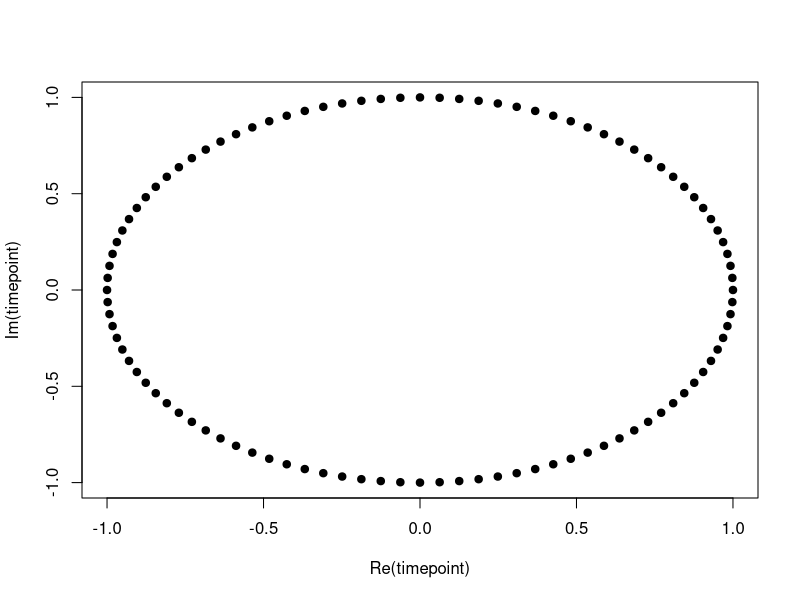
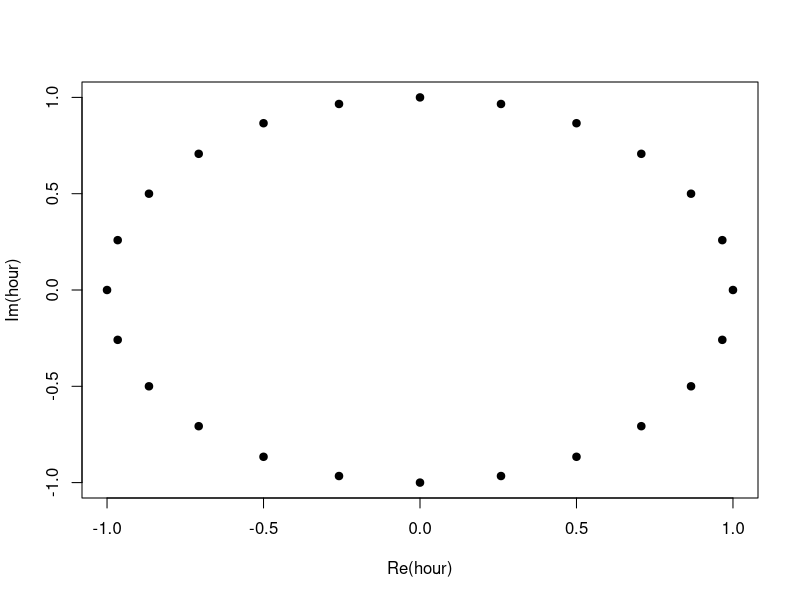
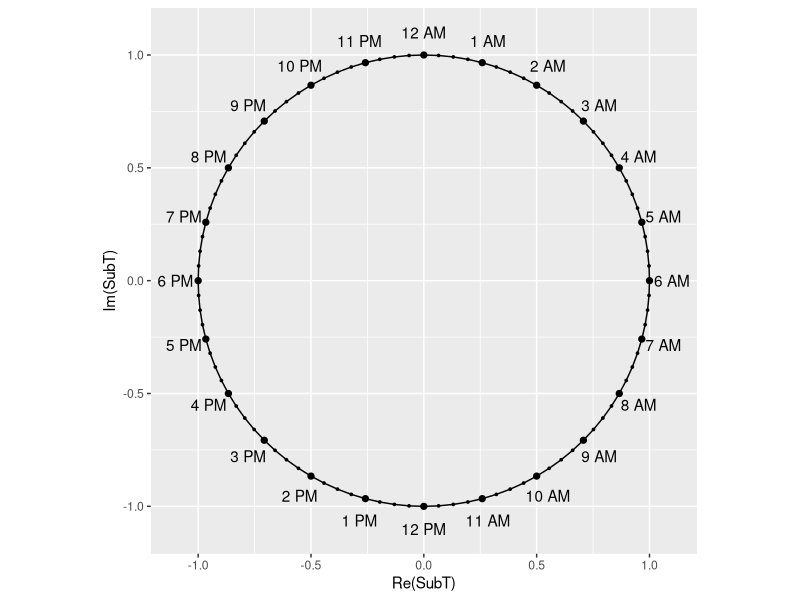
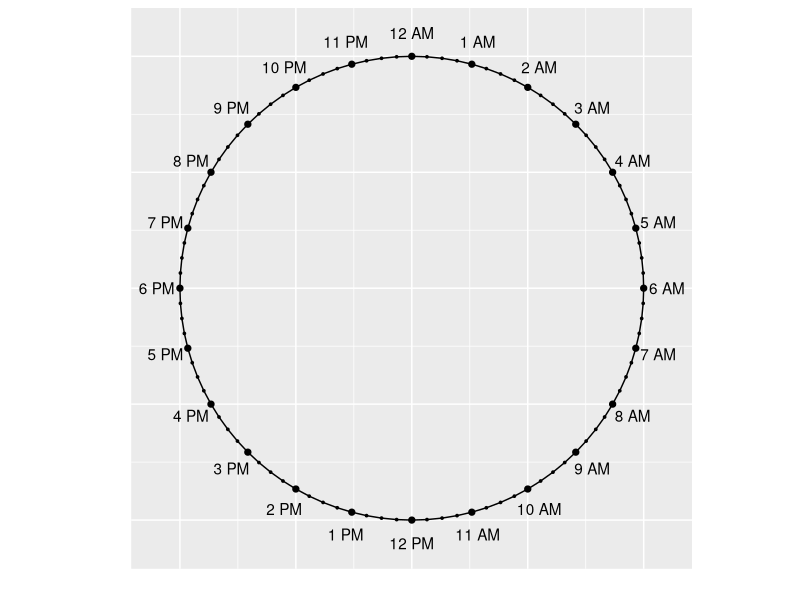

These charts were generated, in order, by the following R code:
## ---- chunk 1
knitr::opts_chunk$set(
  collapse = TRUE,
  comment = "#>"
)
## ---- chunk 2
k <- 100
timepoint <- exp(1i * 2 * pi * (k:1) / k)
plot(timepoint, pch = 19, type = "b")
## ---- chunk 3
k <- 24
hour <- exp(1i * 2 * pi * (k:1) / k)
plot(hour, pch = 19)
## ---- chunk 4
k <- 24 # Hours
subk <- 24*4 # Fraction of hours
times <- exp(1i * 2 * pi * (k:1) / k)
subtimes <- data.frame(SubT = exp(1i * 2 * pi * (subk:1) / subk)) 
ampm = c(rep(" AM",6), rep(" PM",12), rep(" AM",6))
library(tibble)
dfclock <- tibble(time = times,
                  hour = c(6:12, 1:12, 1:5), # May not be needed
                  label = paste0(c(6:12, 1:5), ampm))
## ---- chunk 5
library(ggplot2) # Load the package ggplot2
p1 <- dfclock %>% ggplot()+
  geom_path(data = subtimes, aes(Re(SubT), Im(SubT)))+
  # Connect Last two missing points
  geom_line(data = subtimes %>% dplyr::slice(-c(2:95)), aes(Re(SubT), Im(SubT)))+
  theme(aspect.ratio = 1)+
  geom_text(data = dfclock, aes(Re(time)*1.1, Im(time)*1.1, label = label))+
  geom_point(data = subtimes, 
             aes(Re(SubT), Im(SubT)), shape = 19, color = "black", size = 0.6)+
  geom_point(aes(Re(time), Im(time)), color = "black", size = 1.8)
p1
## ---- chunk 6
p1 + theme(axis.text.x=element_blank(), 
        axis.ticks.x=element_blank(), 
        axis.text.y=element_blank(),  
        axis.ticks.y=element_blank())+
  labs(x = "", y = "")
## ---- chunk 7
# Data to check on
chkdf <- data.frame(time = c("06:00:00", "12:00:00", "17:30:00", "00:05:25"),
                    value = sample(10,4))
library(dplyr)
chkdf %>% tidyr::separate_wider_delim(cols = time, 
                         names = c("hour", "minute", "second"), 
                         cols_remove = FALSE,
                         delim = ":")
